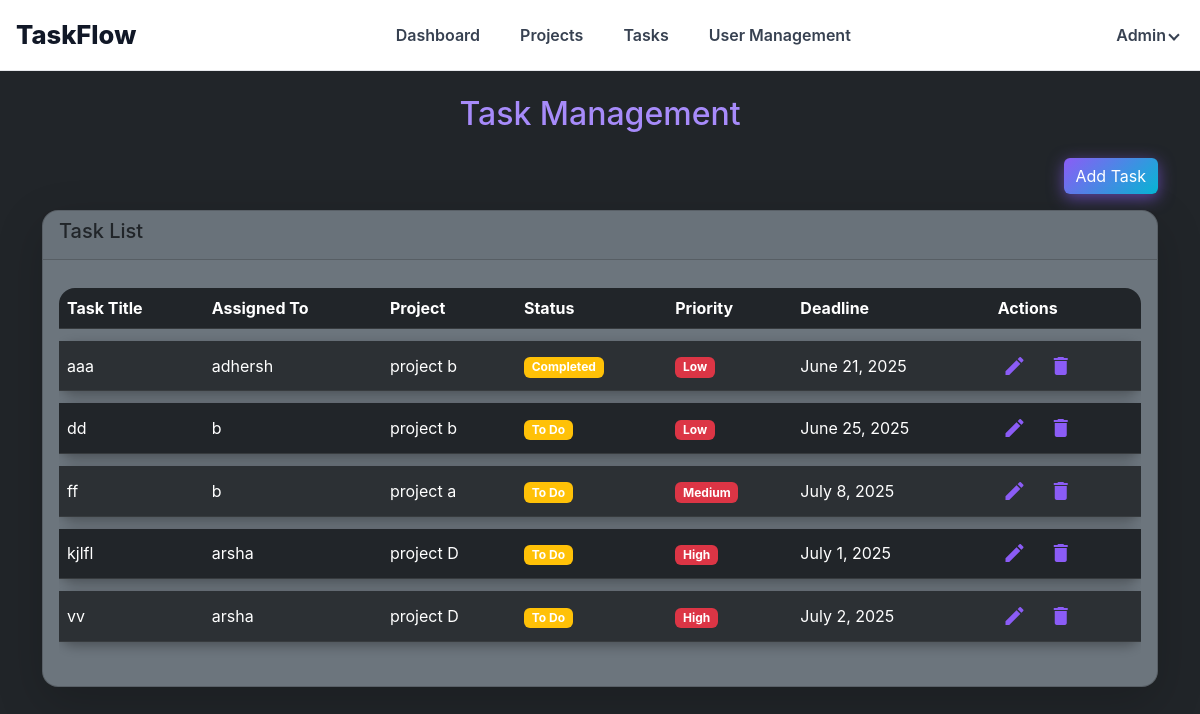
Page /admin_task/ on the earlier database version.
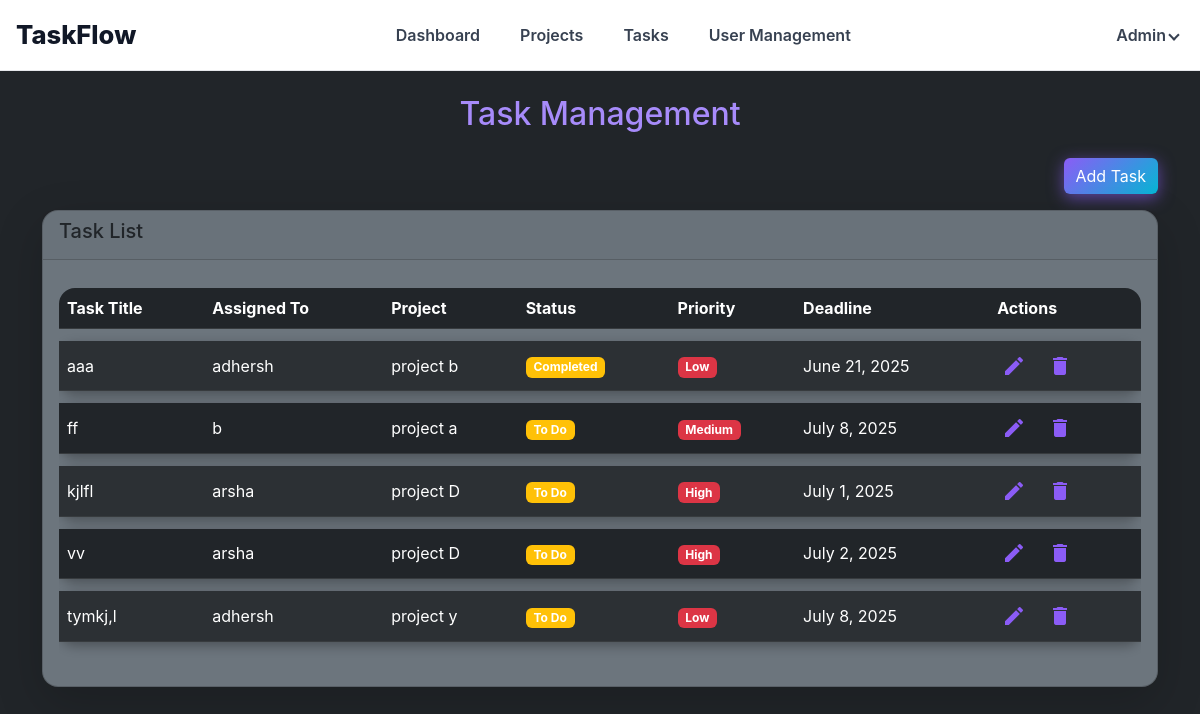
Same page on the later database version.
### taskflowapp/models.py (models this page shows, shortened)
class Task(models.Model):
    PRIORITY_CHOICES = [
        ('High', 'High'),
        ('Medium', 'Medium'),
        ('Low', 'Low'),
    ]
    STATUS_CHOICES = [
        ('To Do', 'To Do'),
        ('In Progress', 'In Progress'),
        ('Completed', 'Completed'),
    ]
    title = models.CharField(max_length=200)
    description = models.TextField(default='No description')
    deadline = models.DateField()
    priority = models.CharField(max_length=10, choices=PRIORITY_CHOICES)
    status = models.CharField(max_length=15, choices=STATUS_CHOICES)
    assigned_to = models.ForeignKey(User, on_delete=models.CASCADE)
    project = models.ForeignKey(Project, on_delete=models.CASCADE)

class User(models.Model):
    full_name = models.CharField(max_length=100)
    email = models.EmailField(unique=True)
    password = models.CharField(max_length=128)
    role = models.CharField(max_length=20)
    profile_picture = models.ImageField(upload_to='profile_pics/', blank=True, null=True)  # ✅ Add this

class Project(models.Model):
    name = models.CharField(max_length=200)
    description = models.TextField(default='No description')
    start_date = models.DateField(default=date.today)
    end_date = models.DateField(default=date.today)
    team_members = models.ManyToManyField(User)
    created_at = models.DateTimeField(auto_now_add=True)

### taskflowapp/views.py (the view, shortened to what this page needs)
# urls.py: path('admin_task/',views.admin_task,name='admin_task_page'),
def admin_task(request):
    users = User.objects.filter(role='Team Member')
    projects = Project.objects.all()
    tasks = Task.objects.select_related('assigned_to', 'project')
    return render(request, 'admin_task_page.html', {
        'users': users,
        'projects': projects,
        'tasks': tasks
    })

### taskflowapp/templates/admin_task_page.html (shortened to what this page needs)
{% load static %}
<!DOCTYPE html>
<html lang="en">
<head>
  <link rel="stylesheet" href="https://cdn.jsdelivr.net/npm/bootstrap@5.3.0/dist/css/bootstrap.min.css" />
  <link rel="stylesheet" href="{% static 'CSS/admin_task.css' %}" />
</head>
<body class="bg-dark text-light">
<header role="banner">
  <div class="logo" aria-label="Project Task Management Logo" tabindex="0">TaskFlow</div>
  <nav role="navigation" aria-label="Main navigation">
    <ul>
      <li><a href="{% url 'admin_dashboard'%}" aria-current="page">Dashboard</a></li>
      <li><a href="{% url 'admin_project_page'%}">Projects</a></li>
      <li><a href="{% url 'admin_task_page'%}">Tasks</a></li>
      <li><a href="{% url 'admin_user_manage_page'%}">User  Management</a></li>
    </ul>
  </nav>
  <div class="profile-menu" tabindex="0">
    <button class="profile-button" aria-haspopup="true" aria-expanded="false" aria-controls="profile-menu">
      Admin <span class="profile-arrow"></span>
    </button>
  </div>
</header>
  <div class="container my-4">
    <h2 class="text-center mb-4 text-purple">Task Management</h2>
    <div class="text-end mb-3">
      <button type="button" class="btn btn-gradient" data-bs-toggle="modal" data-bs-target="#addTaskModal">
        Add Task
      </button>
    </div>
    <div class="card bg-secondary rounded-4 shadow-lg">
      <div class="card-header">
        <h5>Task List</h5>
      </div>
      <div class="card-body">
        <div class="table-responsive">
          <table class="table table-dark table-striped align-middle rounded-3 user-table">
            <thead>
              <tr>
                <th>Task Title</th>
                <th>Assigned To</th>
                <th>Project</th>
                <th>Status</th>
                <th>Priority</th>
                <th>Deadline</th>
                <th>Actions</th>
              </tr>
            </thead>
            <tbody>
              {% for task in tasks %}
              <tr>
                <td>{{ task.title }}</td>
                <td>{{ task.assigned_to.full_name }}</td>
                <td>{{ task.project.name }}</td>
                <td><span class="badge bg-warning">{{ task.status }}</span></td>
                <td><span class="badge bg-danger">{{ task.priority }}</span></td>
                <td>{{ task.deadline }}</td>
                <td>
                  <button type="button" class="btn btn-icon btn-icon-edit me-2" title="Edit Task" data-bs-toggle="modal" data-bs-target="#editTaskModal{{ task.id }}">
                    <span class="material-icons">edit</span>
                  </button>
                  <a href="{% url 'delete_task' task.id %}" class="btn btn-icon btn-icon-delete" title="Delete Task" onclick="return confirm('Are you sure you want to delete this task?')">
                    <span class="material-icons">delete</span>
                  </a>
                </td>
              </tr>
              {% empty %}
              <tr><td colspan="7" class="text-center">No tasks found.</td></tr>
              {% endfor %}
            </tbody>
          </table>
        </div>
      </div>
    </div>
  </div>
</html>

### taskflowapp/static/CSS/admin_task.css (style rules this page uses)
header { display: flex; justify-content: space-between; align-items: center; background: white; padding: 1rem; border-bottom: 1px solid #e5e7eb; position: sticky; top: 0; z-index: 1000; }
.logo { font-weight: 800; font-size: 1.6rem; color: #111827; }
nav ul { display: flex; gap: 1.5rem; list-style: none; margin: 0; padding: 0; }
nav li a { font-weight: 600; font-size: 1rem; color: #374151; padding: 0.25rem 0.5rem; border-radius: 0.375rem; transition: background-color 0.3s ease; }
.profile-menu { position: relative; }
.profile-button { background: none; border: none; font-weight: 600; font-size: 1rem; color: #374151; display: flex; align-items: center; cursor: pointer; }
.profile-arrow { border: solid #374151; border-width: 0 2px 2px 0; display: inline-block; padding: 3px; transform: rotate(45deg); margin-left: 0.25rem; }
body { font-family: 'Inter', sans-serif !important; }
.text-purple { color: #a78bfa !important; }
.btn-gradient { background: linear-gradient(135deg, #8b5cf6, #06b6d4); border: none; color: white !important; box-shadow: 0 4px 16px rgba(139, 92, 246, 0.6); transition: transform 0.3s ease, box-shadow 0.3s ease; }
.user-table { border-collapse: separate !important; border-spacing: 0 0.75rem !important; }
.user-table thead tr th:first-child { border-top-left-radius: 1rem; }
.user-table thead tr th:last-child { border-top-right-radius: 1rem; }
.user-table tbody tr { border-radius: 1rem; transition: background-color 0.3s ease; background-color: #2a2a42 !important; box-shadow: 0 4px 12px rgba(0,0,0,0.3); }
.btn-icon { background: transparent; border: none; color: #8b5cf6; padding: 0.3rem; border-radius: 50%; transition: background-color 0.25s ease; display: inline-flex; align-items: center; justify-content: center; }
.btn-icon-edit { font-size: 1.3rem; }
.btn-icon-delete { font-size: 1.3rem; }
a { color: #2563eb; text-decoration: none; transition: color 0.3s ease; }

Differences in the rows shown:
removed Task: title "dd", assigned_to.full_name "b", project.name "project b", status "To Do", priority "Low", deadline "June 25, 2025"
added Task: title "tymkj,l", assigned_to.full_name "adhersh", project.name "project y", status "To Do", priority "Low", deadline "July 8, 2025"
